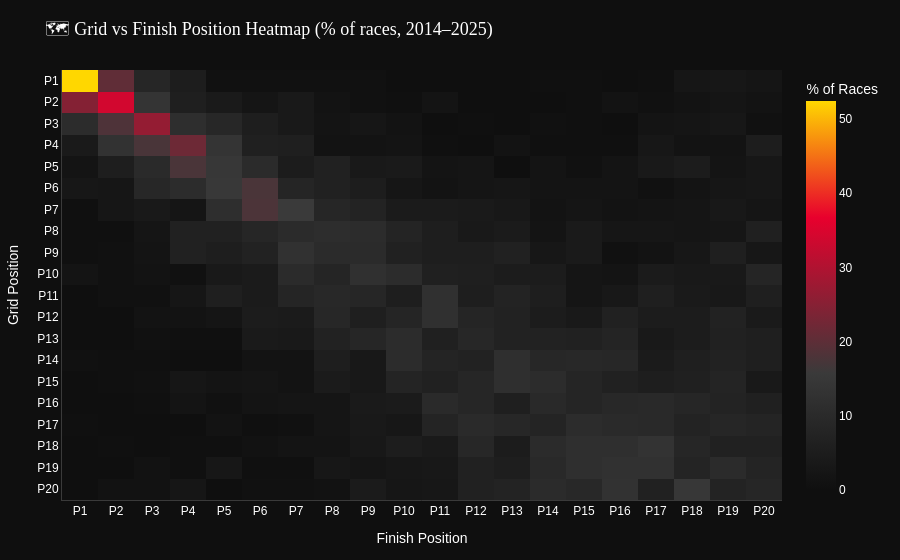

The code cell stored with this chart in its notebook:
### Markdown cell above
### 📊 Viz 8 — Grid Position vs Finish Position Heatmap

### Code cell
# Only include P1-P20 grid and finish positions for relevance
heatmap_data = master[
    (master['grid'].between(1, 20)) & 
    (master['positionOrder'].between(1, 20))
].copy()

heat_matrix = pd.crosstab(
    heatmap_data['grid'].astype(int),
    heatmap_data['positionOrder'].astype(int)
)

# Normalize by row (given grid position, what % finish in each position)
heat_pct = heat_matrix.div(heat_matrix.sum(axis=1), axis=0) * 100

fig8 = go.Figure(go.Heatmap(
    z=heat_pct.values,
    x=[f'P{i}' for i in heat_pct.columns],
    y=[f'P{i}' for i in heat_pct.index],
    colorscale=[[0, RACEIQ_DARK], [0.3, RACEIQ_GREY], [0.7, RACEIQ_RED], [1, RACEIQ_GOLD]],
    hovertemplate='Grid: %{y}<br>Finish: %{x}<br>Frequency: %{z:.1f}%<extra></extra>',
    colorbar=dict(title='% of Races', tickfont=dict(color=RACEIQ_WHITE))
))

fig8 = raceiq_layout(fig8, '🗺️ Grid vs Finish Position Heatmap (% of races, 2014–2025)', 560)
fig8.update_xaxes(title_text='Finish Position')
fig8.update_yaxes(title_text='Grid Position', autorange='reversed')
fig8.show()
print("\n📌 INSIGHT: The bright diagonal confirms grid position is the strongest predictor of finish position. However, off-diagonal hot spots (P1 grid → P3-P5 finish, or P10 grid → P5 finish) reveal race incidents and strategic overperformance opportunities that RaceIQ's strategy module targets.")

### Figure 1 — Plotly figure (JSON) as saved in the notebook; plotly's stock layout.template omitted (floating-point values rounded to 4 significant figures; data arrays with more than 128 entries replaced by an {"elided": "..."} marker saying what was removed)
{"data": [{"colorbar": {"tickfont": {"color": "#FFFFFF"}, "title": {"text": "% of Races"}}, "colorscale": [[0, "#0F0F0F"], [0.3, "#3A3A3A"], [0.7, "#E8002D"], [1, "#FFD700"]], "hovertemplate": "Grid: %{y}<br>Finish: %{x}<br>Frequency: %{z:.1f}%<extra></extra>", "type": "heatmap", "x": ["P1", "P2", "P3", "P4", "P5", "P6", "P7", "P8", "P9", "P10", "P11", "P12", "P13", "P14", "P15", "P16", "P17", "P18", "P19", "P20"], "y": ["P1", "P2", "P3", "P4", "P5", "P6", "P7", "P8", "P9", "P10", "P11", "P12", "P13", "P14", "P15", "P16", "P17", "P18", "P19", "P20"], "z": {"elided": "20x20 float values"}}], "layout": {"font": {"color": "#FFFFFF", "family": "Arial"}, "height": 560, "legend": {"bgcolor": "#1A1A1A", "bordercolor": "#3A3A3A", "borderwidth": 1, "font": {"color": "#FFFFFF"}}, "margin": {"b": 60, "l": 60, "r": 40, "t": 70}, "paper_bgcolor": "#0F0F0F", "plot_bgcolor": "#1A1A1A", "title": {"font": {"color": "#FFFFFF", "family": "Arial Black", "size": 18}, "text": "🗺️ Grid vs Finish Position Heatmap (% of races, 2014–2025)"}, "xaxis": {"gridcolor": "#3A3A3A", "linecolor": "#3A3A3A", "title": {"text": "Finish Position"}, "zeroline": false}, "yaxis": {"autorange": "reversed", "gridcolor": "#3A3A3A", "linecolor": "#3A3A3A", "title": {"text": "Grid Position"}, "zeroline": false}}}
